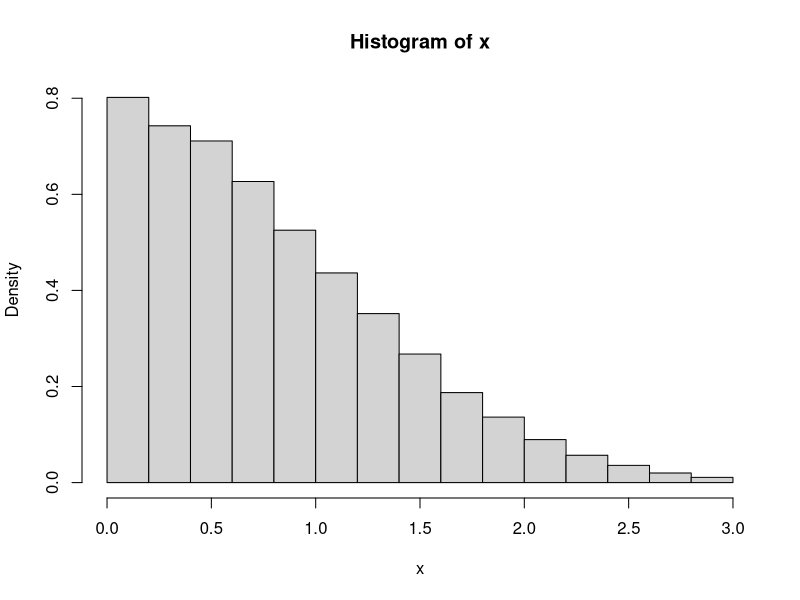
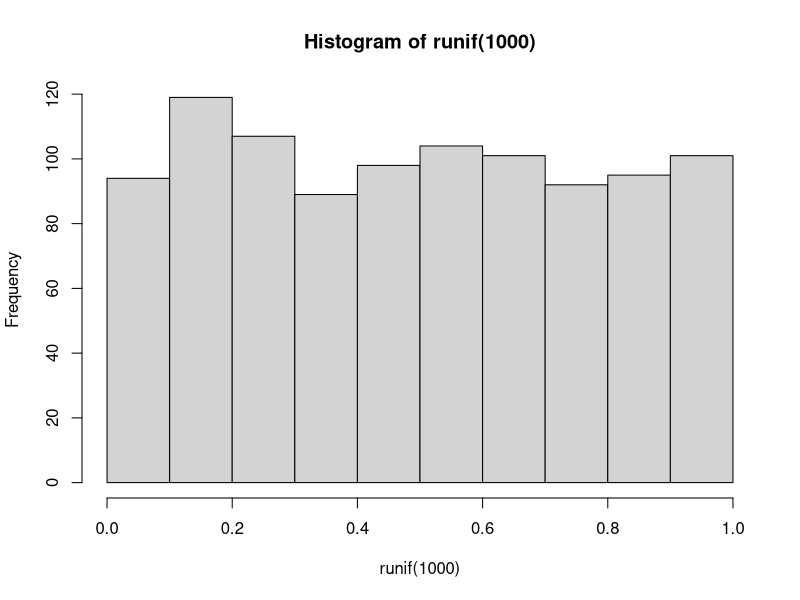
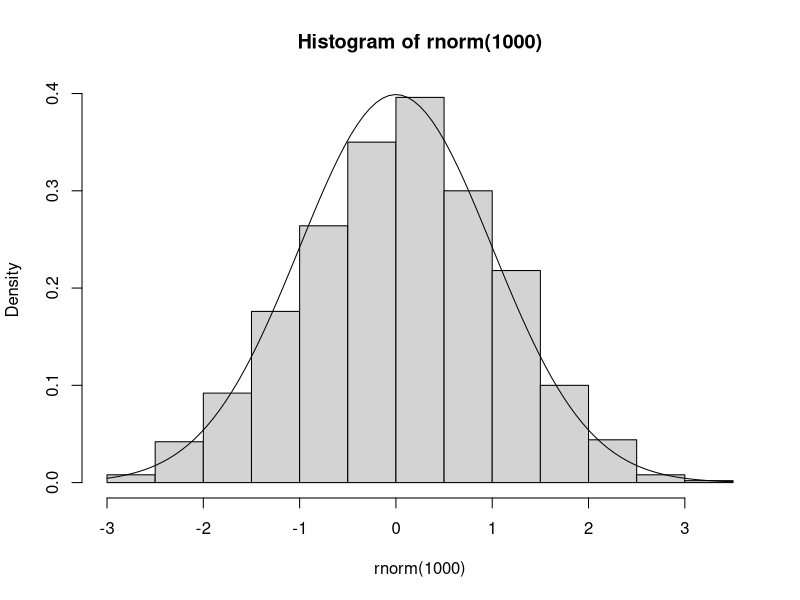
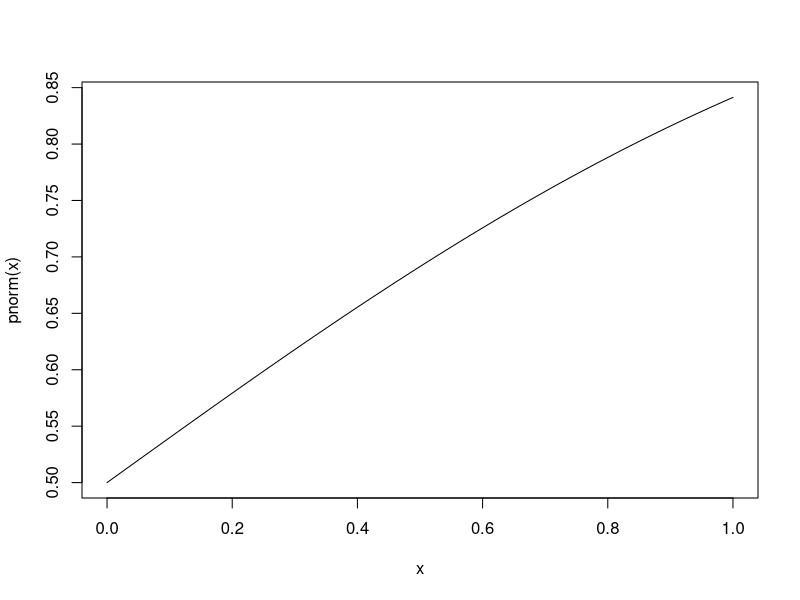
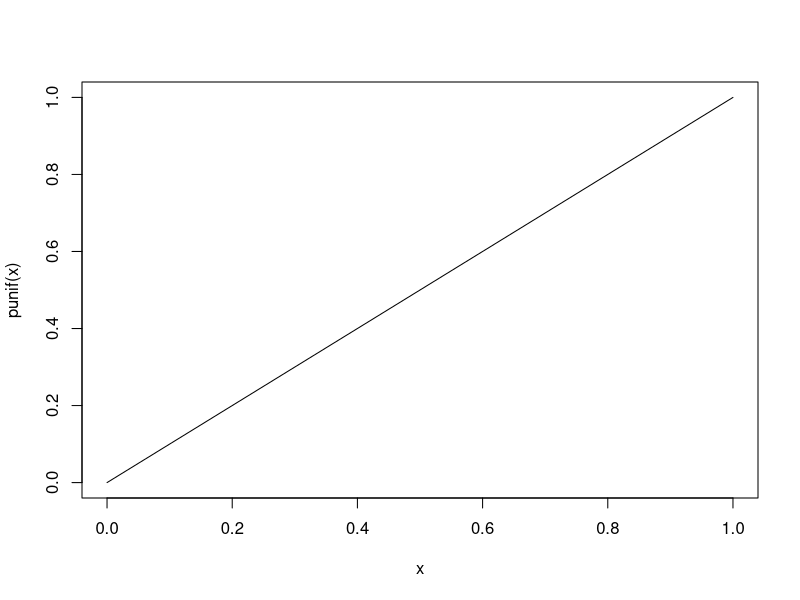
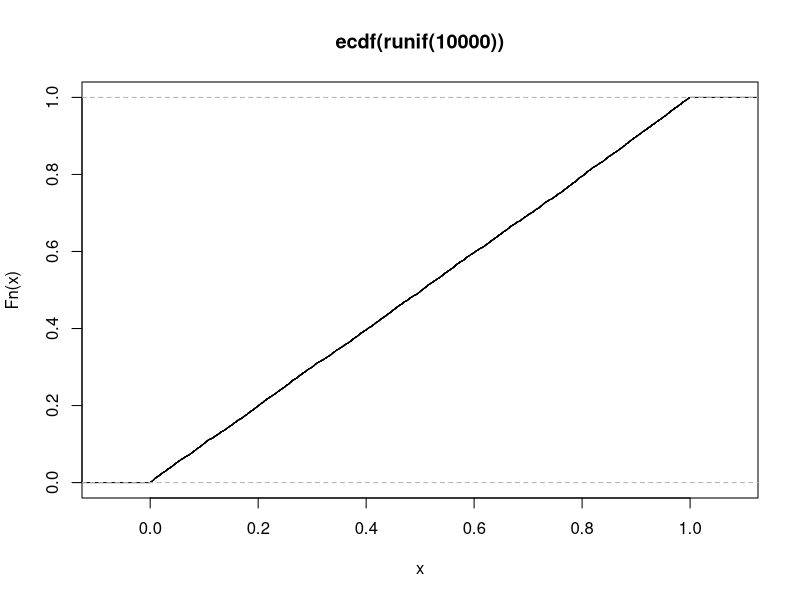
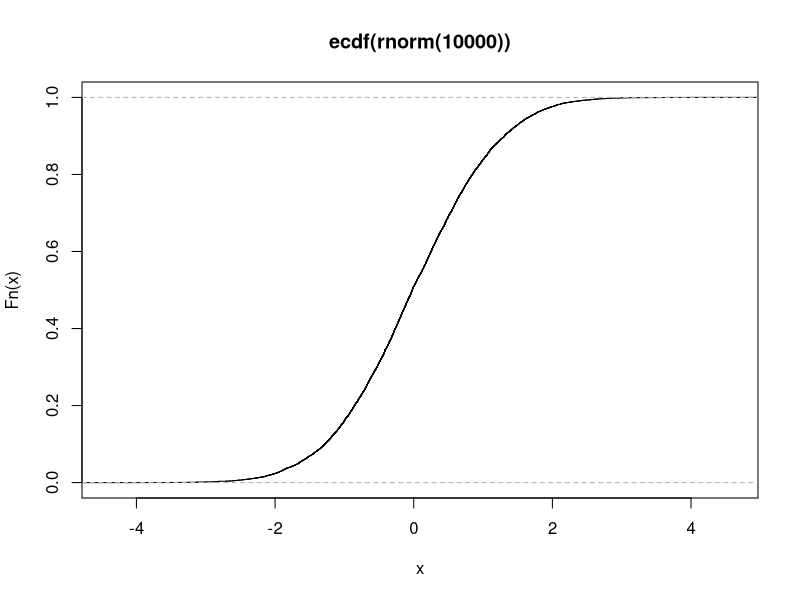
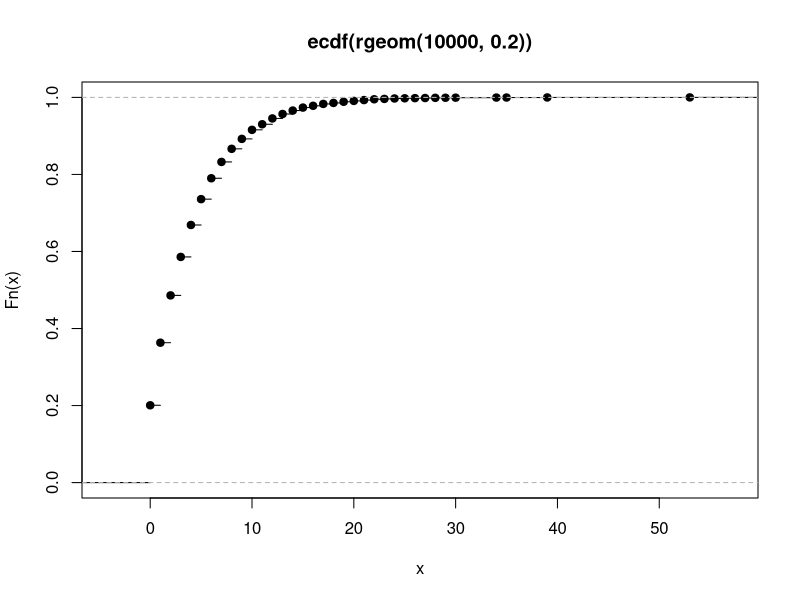

Source code (R) for these figures, in order:
## File: distributions.R
## Author: John Rothfels (rothfels)
## Description: Distributions in R
## -------------------------------


## We'll start with a brief review from last week:

dbinom(x = 4, size = 6, prob = .5)  # P(four heads in six tosses of fair coin)
dbinom(c(1, 3, 5), 6, .5)

## Cumulative probabilities of the form P(X <= x) can be computed using
## pbinom(); this function takes the same arguments as dbinom().

pbinom(4, 6, .5)
sum(dbinom(0:4, 6, .5))

1 - pbinom(4, 6, .5)         # P(X >= 5)


## Poisson random variables arise in a number of different ways. They are
## often used as a crude model for count data. Examples of count data are
## the numbers of earthquakes in a region in a given year, or the number of
## individuals who arrive at a bank teller in a given hour. The limit comes
## from dividing the time period into n independent intervals, on which the
## count is either 0 or 1. The Poisson random variable is the total count.

## Syntax: dpois(x, lambda)

## Here, 'lambda' is the Poisson rate parameter, while x is the number of
## events. The output from the function is the value of P(X = x) for
## X ~ Poi(lambda).

## Suppose that an ATM receives an average number of .5 arrivals per minute.
## Q: P(3 people in a minute)?

dpois(3, .5)

## Suppose that an ATM machine receives on average 30 arrivals each hour.
## Q: P(3 people in a minute)
## Q: P(60 in an hour)

dpois(3, .5)
dpois(60, 30)

## What's wrong with this?
dpois(1, .5) ^ 60


## Cumulative probabilities of the form P(X <= x) can be calculated using
## ppois(). We can generate Poisson random numbers using the rpois() function.

ppois(3, .5)
rpois(10, .5)

mean(rpois(10000, 7.2))
var(rpois(10000, 7.2))



## Normal distributions have symmetric, bell-shaped density curves that are
## described by two parameters: the mean, and the standard deviation. The two
## points of a normal curve that are the steepest -- at the "shoulders" of the
## curve -- are precisely one standard deviation above and below the mean.

pnorm(100, mean = 145, sd = 22)         # P(X < 100)
1 - pnorm(100, 145, 22)                 # P(X > 100)

pnorm(150, 145, 22) - pnorm(120, 145, 22)


## Q: If X ~ N(0, 1) what is the approximate probability that x = 0?
## A: When computing P(x = 0), we can compute P(0 - e/2 < x < 0 + e/2)
##    as an approximation of e*dnorm(0).

pnorm(.1) - pnorm(-.1)
.2 * dnorm(0)

pnorm(.05) - pnorm(-.05)
.1 * dnorm(0)

## Simulate x from the standard normal distribution, conditional on the event
## that 0 < x < 3.
x <- rnorm(100000)
x <- x[(0 < x) & (x < 3)]
hist(x, probability = TRUE)




## Comparing Distributions
## -----------------------

## Now let's get a visual feel for some of these distributions, and their
## relationship to one another. We'll be discussing this in more detail
## next week after you have a chance to see some more distributions in 109.

hist(runif(1000))
hist(rnorm(1000), freq = FALSE)
curve(dnorm, add = TRUE)

curve(pnorm)
curve(punif, from = 0, to = 1)

## The "empirical cumulative density function" (ecdf) can be used
## to visualize an assortment of data points. Each distribution has a
## unique ecdf signature

plot(ecdf(runif(10000)))
plot(ecdf(rnorm(10000)))
plot(ecdf(rgeom(10000, .2)))
plot(ecdf(runif(10000) + rnorm(10000) + rpois(10000, 3)))

plot(1:10, pbinom(1:10, size = 10, prob = .5), type = "l")

## Can you see the similarity between binomial and normal distributions?

curve(pnorm(x, 10 * .5, sqrt(10 *.5 *.5)), add = TRUE, col = "red")

## What about Poisson?

lines(1:10, ppois(1:10, 10 * .5), col = "green")

## Make sure you understand these relationships.

plot(x <- sort(rnorm(5000)), type = "l")
abline(v = 2500)
abline(h = x[2500], col = "red")


plot(x <- ecdf(rnorm(5000)))
curve(pnorm(x), add = TRUE, col = "red")

plot(x <- ecdf(rpois(50, 5)))
plot(x <- ecdf(rpois(500, 5)))
plot(x <- ecdf(rpois(5000, 5)))


## If X ~ Bin(n, p) then X can be approximated by Poi(lambda = n*p) and this
## approximation gets better as n->inf and p->0.

x <- 0:10
plot(x, dbinom(x, 10, .3), type = "h", lwd = 15, col = "blue")
lines(x,dbinom(x, 100, .03), type = "h", lwd = 10, col = "yellow")
lines(x, dpois(x, 3), type = "h", lwd = 5, col = "red")


## Let's zoom out and see what happens.

bin.versus.poi <- function(n, p, type) {
  x <- 0:n
  y.bin <- dbinom(x, n, p)
  y.poi <- dpois(x, n*p)
  plot(x, y.bin, type = type, lwd = 3, col = 'blue')
  lines(x, y.poi, type = type, lwd = 2, col = 'yellow')
}

bin.versus.poi(20, .2, type = 'l')
bin.versus.poi(40, .1, type = 'l')
bin.versus.poi(80, .05, type = 'l')

bin.versus.poi(500, .5, type = 'l')
bin.versus.poi(1000, .25, type = 'l')
bin.versus.poi(2000, .125, type = 'l')

bin.versus.poi.animation <- function(n, p, type, multiplier = 5, frames = 5,
                                     sleep = 3, zoom.out = FALSE) {
  x.max <- n
  for (i in 1:frames) {
    x <- 0:x.max
    y.bin <- dbinom(x, n, p)
    y.poi <- dpois(x, n*p)
    plot(x, y.bin, type = type, lwd = 3, col = 'blue')
    lines(x, y.poi, type = type, lwd = 2, col = 'yellow')
    if (zoom.out) x.max <- x.max*multiplier
    n <- n*multiplier
    p <- p/multiplier
    Sys.sleep(sleep)
  }
}

bin.versus.poi.animation(250, .5, 'l')
bin.versus.poi.animation(250, .5, 'l', zoom = TRUE)

bin.poi.norm <- function(n, p) {
  x <- 0:n
  y.bin <- dbinom(x, n, p)
  y.poi <- dpois(x, n*p)
  plot(x, y.bin, type = 'l', lwd = 5, col = 'blue')
  curve(dnorm(x, n*p, sqrt(n*p*(1-p))), lwd = 2, col = 'yellow', add = TRUE)
  lines(x, y.poi, type = 'l', lwd = 2, col = 'green')
}

bin.poi.norm(100, .5)
bin.poi.norm(100, .25)
bin.poi.norm(100, .125)


## I encourage you to go play with some of the other distributions, and take a
## look at them graphically.
